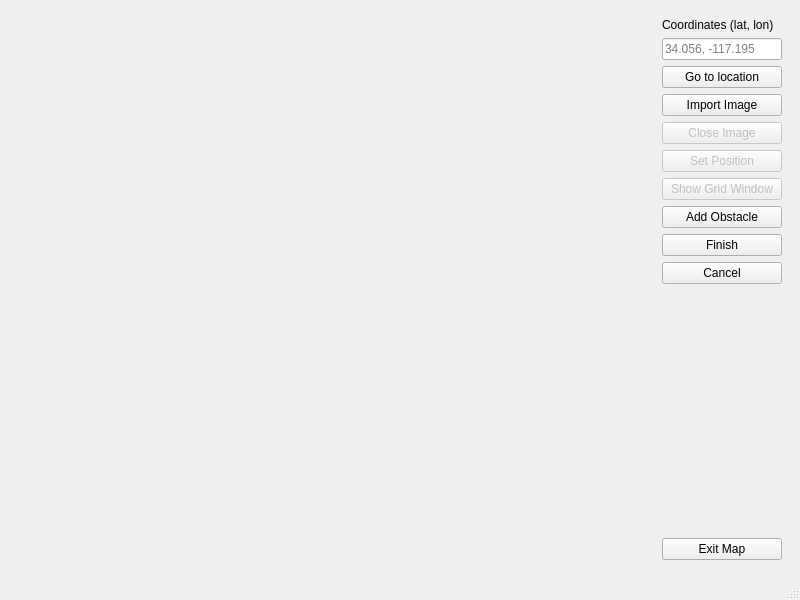
<?xml version="1.0" encoding="UTF-8"?>
<ui version="4.0">
 <class>Test_map_widget</class>
 <widget class="QMainWindow" name="Test_map_widget">
  <property name="geometry">
   <rect>
    <x>0</x>
    <y>0</y>
    <width>800</width>
    <height>600</height>
   </rect>
  </property>
  <property name="windowTitle">
   <string>Test Map Widget</string>
  </property>
  <widget class="QWidget" name="centralwidget">
   <layout class="QHBoxLayout" name="horizontalLayout">
    <item>
     <widget class="Esri::ArcGISRuntime::MapGraphicsView" name="mapView">
      <property name="sizePolicy">
       <sizepolicy hsizetype="Expanding" vsizetype="Expanding">
        <horstretch>1</horstretch>
        <verstretch>1</verstretch>
       </sizepolicy>
      </property>
     </widget>
    </item>
    <item>
     <widget class="QWidget" name="sidePanel" native="true">
      <layout class="QVBoxLayout" name="sideLayout">
       <item>
        <widget class="QLabel" name="coordinatesLabel">
         <property name="text">
          <string>Coordinates (lat, lon)</string>
         </property>
        </widget>
       </item>
       <item>
        <widget class="QLineEdit" name="coordinateInput">
         <property name="placeholderText">
          <string>34.056, -117.195</string>
         </property>
        </widget>
       </item>
       <item>
       <widget class="QPushButton" name="goToCoordinateButton">
        <property name="text">
         <string>Go to location</string>
        </property>
       </widget>
      </item>
      <item>
       <widget class="QPushButton" name="importImageButton">
        <property name="text">
         <string>Import Image</string>
        </property>
        <property name="toolTip">
         <string>Select an image to display on top of the map</string>
        </property>
       </widget>
      </item>
      <item>
       <widget class="QPushButton" name="removeImageButton">
        <property name="text">
         <string>Close Image</string>
        </property>
        <property name="toolTip">
         <string>Hide the currently imported image</string>
        </property>
        <property name="enabled">
         <bool>false</bool>
        </property>
       </widget>
      </item>
      <item>
       <widget class="QPushButton" name="setPositionButton">
        <property name="text">
         <string>Set Position</string>
        </property>
        <property name="toolTip">
         <string>Replace the image with a map footprint</string>
        </property>
        <property name="enabled">
         <bool>false</bool>
        </property>
       </widget>
      </item>
      <item>
       <widget class="QPushButton" name="openGridButton">
        <property name="text">
         <string>Show Grid Window</string>
        </property>
        <property name="enabled">
         <bool>false</bool>
        </property>
        <property name="toolTip">
         <string>Open a new window with a gridded view of the pinned image</string>
        </property>
       </widget>
      </item>
      <item>
       <widget class="QPushButton" name="addObstacleButton">
        <property name="text">
         <string>Add Obstacle</string>
        </property>
       </widget>
      </item>
      <item>
       <widget class="QPushButton" name="finishObstacleButton">
        <property name="text">
         <string>Finish</string>
        </property>
       </widget>
      </item>
      <item>
       <widget class="QPushButton" name="cancelObstacleButton">
        <property name="text">
         <string>Cancel</string>
        </property>
       </widget>
      </item>
      <item>
       <spacer name="sideSpacer">
        <property name="orientation">
         <enum>Qt::Vertical</enum>
        </property>
         <property name="sizeHint" stdset="0">
          <size>
           <width>20</width>
           <height>40</height>
          </size>
         </property>
        </spacer>
       </item>
       <item>
        <widget class="QPushButton" name="exitButton">
         <property name="minimumSize">
          <size>
           <width>120</width>
           <height>0</height>
          </size>
         </property>
         <property name="text">
          <string>Exit Map</string>
         </property>
        </widget>
       </item>
      </layout>
     </widget>
    </item>
   </layout>
  </widget>
  <widget class="QMenuBar" name="menubar">
   <property name="geometry">
    <rect>
     <x>0</x>
     <y>0</y>
     <width>800</width>
     <height>22</height>
    </rect>
   </property>
  </widget>
  <widget class="QStatusBar" name="statusbar"/>
 </widget>
 <customwidgets>
  <customwidget>
   <class>Esri::ArcGISRuntime::MapGraphicsView</class>
   <extends>QWidget</extends>
   <header location="global">MapGraphicsView.h</header>
  </customwidget>
 </customwidgets>
 <resources/>
 <connections/>
</ui>
